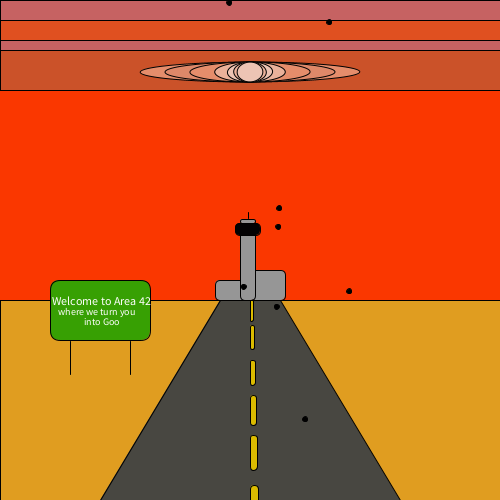
Frame 1 (no input)
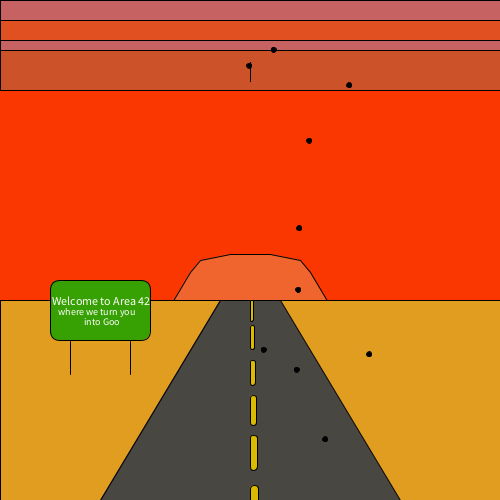
Frame 60 (the mouse pressed at the canvas centre just before this capture)
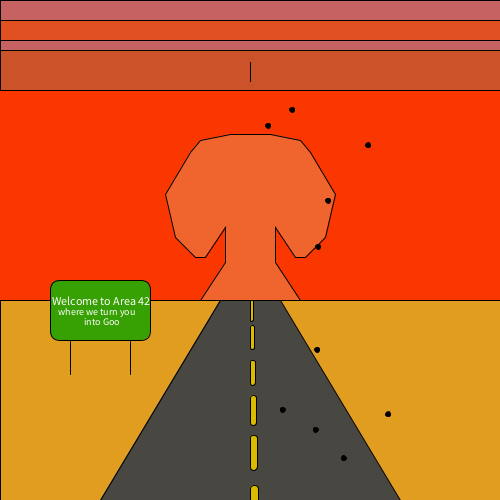
Frame 120 (the mouse held since frame 60 and released just before this capture)

The Processing sketch that drew these frames (run headless with seeded random() and noise(); from frame 60 on, the mouse is pressed at the canvas centre):

// Processing sketch: Final_Sem_1_project_alex_felberbaum
// ── Final_Sem_1_project_alex_felberbaum.pde
//alex felberbaum  6/28/22
//end of semester 1 final project
//minimum completed/ goal:make mushroom bigger and control dust//max make starhip enterprise pop out of mushroom cloud
//and or make a car speeding down the road

//needed extra random variables; this was because even though the x and y variables were random, i felt 
//that using them for each still presented some pattern. 
float rndm1;

float rndm2;

float rndm3;

float rndm4;

float rndm5;

float rndm6;

float rndm7;

float rndm8;

float rndm9;

float rndm10;

float rndm11;

float rndm12;

float rndm13;

float rndm14;

float rndm15;

float rndm16;

float rndm17;

float rndm18;

float rndm19;

float rndm20;
//control debris x
float x;
//control debris y
float y;
//control size of halo
float haloSize;

//top of mushroom
float mtop1 = 300;

void setup() {
  size (500, 500);
  haloSize=20;


  

  x=random(195, 310);
  y=random(100, 165);

  rndm1=random(-10, 10);
  rndm2=random(20, -20);
  rndm3=random(-30, 30);
  rndm4=random(40, -40);
  rndm5=random(-50, 50);
  rndm6=random(60, -60);
  rndm7=random(-70, 70);
  rndm8=random(80, -80);
  rndm9=random(-90, 90);
  rndm10=random(-100, 100);
  rndm11=random(110, -110);
  rndm12=random(-120, 120);
  rndm13=random(130, -130);
  rndm14=random(-140, 140);
  rndm15=random(150, -150);
  rndm16=random(-160, 160);
  rndm17=random(170, -170);
  rndm18=random(-180, 180);
  rndm19=random(190, -190);
  rndm20=random(-200, 200);
}
void draw() {
  background(250, 55, 000);

  //nuclear mushroom


  fill(#F0652E);
  beginShape();
  vertex(200, 300);
  vertex(300, 300);
  vertex(275, 200+mtop1);
  vertex(275, 165+mtop1);
  vertex(295, 195+mtop1);
  vertex(305, 195+mtop1);
  vertex(325, 175+mtop1);
  vertex(335, 132+mtop1);
  vertex(310, 90+mtop1);
  vertex(300, 78+mtop1);
  vertex(270, 72+mtop1);
  //i created the shape by using paralel shapes.
  vertex(230, 72+mtop1);
  vertex(200, 78+mtop1);
  vertex(190, 90+mtop1);
  vertex(165, 132+mtop1);
  vertex(175, 175+mtop1);
  vertex(195, 195+mtop1);
  vertex(205, 195+mtop1);
  vertex(225, 165+mtop1);
  vertex(225, 200+mtop1);
  vertex(200, 300);
  endShape();






  //ground(was originally green but i realized a snay desert would work better)
  fill(#E09D20);
  rect(0, 300, 500, 300);


  //sky(used multiple rectangles as layers that i stacked then moved down as needed.)
  fill(#C66262);
  rect(0, 0, 500, 90);
  fill(#E05020);
  rect(0, 20, 500, 20);
  fill(#CB5229);
  rect(0, 50, 500, 40);

  //road sign(not to be confused with the non-fiction activities of area 42 which are....Classified
  line(70, 374, 70, 341);
  line(130, 374, 130, 341);
  fill(#37A003);
  rect(50, 280, 100, 60, 10);
  fill(255);
  textSize(12);
  text("Welcome to Area 42", 51.5, 305);
  textSize(10);
  text("where we turn you", 58, 315);
  text("into Goo", 84, 325);
  //road(put in pyramit to give classical distance effect)
  fill(#484741);
  beginShape();
  vertex(220, 300);
  vertex(280, 300);
  vertex(400, 500);
  vertex(100, 500);
  vertex(220, 300);
  endShape();


  //road marker(needed to constantly decrease size to fit perspective, and i needed to start slipping away 
  //from perfectly equal distance b etween markers as that did not look natural.)
  push();
  strokeWeight(1);
  fill(#DBBB00);
  rect(250, 300, 3, 21, 10);
  rect(250, 325, 4, 24, 10);
  rect(250, 360, 5, 25, 10);
  rect(250, 395, 6, 30, 10);
  rect(250, 435, 7, 35, 10);
  rect(250, 485, 8, 40, 10);
  pop();
push();
//destroyed base complex(is not destroyed before mushroom).
//to hide building
if(mtop1<230){
scale(.0000000001);
}
fill(150);
rect(250,300,-35,-20,5);
rect(250,300,35,-30,5);
//control tower
rect(240,300,15,-70,5);
fill(#030203);
rect(235,235,25,-12,5);
fill(150);
rect(240,219,15,4,5);
line(248,218,248,212);

pop();



  //to stop the expansion of the mushtoom
  if (mtop1>=30) {
    mtop1=mtop1-2;
  }
  


//debris from mushroom(external/internal)(if i had more time i would make them actual peices of furniture.
fill(0);
circle(x+rndm1, y+rndm11, 5);
circle(x+rndm2, y+rndm12, 5);
circle(x+rndm3, y-rndm13, 5);
circle(x-rndm4, y+rndm14, 5);
circle(x+rndm5, x+rndm15, 5);
//debris cycle 2(needed more debris with more randomness
circle(x+rndm6, y+rndm16, 5);
circle(x+rndm7, y+rndm17, 5);
circle(x+rndm8, y-rndm18, 5);
circle(x-rndm9, y+rndm19, 5);
circle(x+rndm10, x+rndm20, 5);

//halo's(Had trouble deciding amount of rings)
fill(#E58D6B);
arc(250, 72, haloSize+200, 20, (40), (180));
fill(#DE8869);
arc(250, 72, haloSize+150, 20, (40), (180));
fill(#E58D6B);
arc(250, 72, haloSize+100, 20, (40), (180));
fill(#EAB19A);
arc(250, 72, haloSize+50, 20, (40), (180));
fill(#EDC4B4);
arc(250, 72, haloSize+25, 20, (40), (180));
fill(#EAB19A);
arc(250, 72, haloSize+12.5, 20, (40), (180));
fill(#EDC4B4);
arc(250, 72, haloSize+6.25, 20, (40), (180));
//this is to make debis slowly glide away but then be forced back my the halo.
x=x+random(.1,.5);
y=y+random(1,.5);
haloSize=haloSize+2;
//the extra space was ment to allow debris to clear screeen before stopping as it would happen too soon.
if (haloSize>=550) {
  haloSize=-haloSize-2;
} else if (haloSize<=0 ) {
  haloSize=haloSize+2;
}
//this was something i did with extra time for the blast to carry the debris
//especialy they move faster/slower when the halo is expanding/restarting
if (haloSize>=0) {
  x=x+4;
  y=y+4;
 
}

if (x>500||x<0) {
  x=random(195, 310);
  y=random(131, 175);
  circle(x+rndm20, y-rndm15, 7);
  circle(x+rndm19, y-rndm14, 7);
  circle(x+rndm18, y-rndm13, 7);
  circle(x+rndm17, y-rndm12, 7);
  circle(x+rndm16, x-rndm11, 7);
}
if ((y>500||y<0)&&(haloSize<=0 && haloSize>=200)) {
  x=random(195, 310);
  y=random(130, 155);
  circle(x-rndm1, y+rndm10, 7);
  circle(x-rndm2, y+rndm9, 7);
  circle(x-rndm3, y+rndm8, 7);
  circle(x-rndm4, y+rndm7, 7);
  circle(x-rndm5, x+rndm6, 7);
}
if ((y>550||x<-2)||(x>550||y<-2)) {
  x=x-random(rndm1, rndm10);
  y=y+random(rndm10, rndm20);
}
if(mtop1>=30){
haloSize=-200;

}

}

void mouseClicked() {
  println(mouseX, mouseY);
}

//peer reveiw
//ethan:make the explosion expand(done)
//sebastian:creat randomizers for each suct peice (done but then deleted)
//sammie:make bigger sign(done)
//sienna:make building in background(done)
